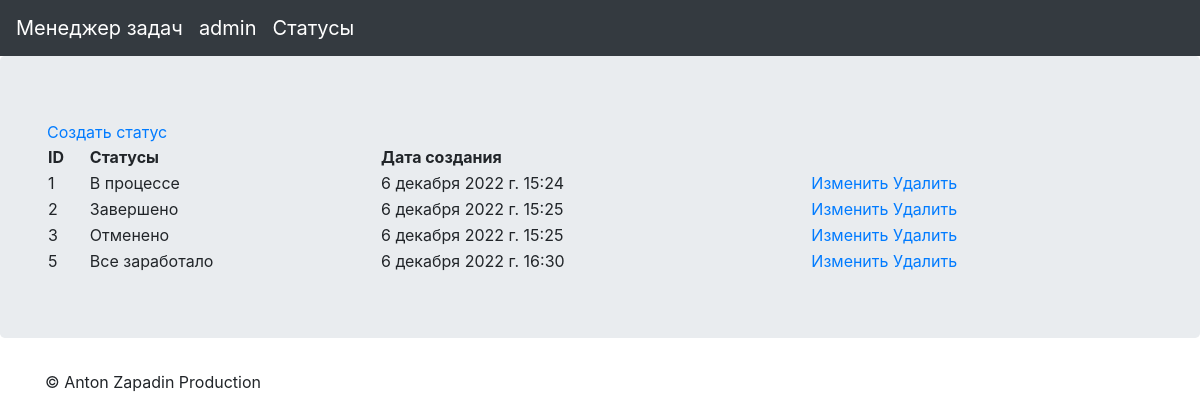
The app's page /statuses (signed in) with its own data.
### statuses/models.py (models this page shows, shortened)
class Statuses(models.Model):
    name = models.CharField(max_length=200)
    pub_date = models.DateTimeField(auto_now_add=True)

### statuses/views.py (the view)
# urls.py: path('', views.StatusesView.as_view(), name='statuses'),
class StatusesView(LoginRequiredMixin, View):
    login_url = 'login'
    def get(self, request, *args, **kwargs):
        statuses_list = Statuses.objects.all()
        context = {'statuses_list': statuses_list}
        return render(request, 'statuses/statuses_list.html', context=context)

### templates/statuses/statuses_list.html (shortened to what this page needs)
{% extends 'task_manager/base.html' %}
{% load i18n %}
{% block content %}
<div class="jumbotron">
  <div class="container">
    <table style = "width: 100%;">
      <a href=" {% url 'statuses:statuses_create' %}">Создать статус</a>
      <tr>
        <th>ID</th>
        <th>{% trans "Статусы" %}</th>
        <th>{% trans "Дата создания" %}</th>
      </tr>
      {% for statuses in statuses_list %}
      <tr>
        <td>{{ statuses.id }}</td>
        <td>{{ statuses.name }}</td>
        <td>{{ statuses.pub_date }}</td>
        <td>
          <a href=" {% url 'statuses:statuses_update' statuses.id %}">Изменить</a>
          <a href=" {% url 'statuses:statuses_delete' statuses.id %}">Удалить</a>
        </td>
      </tr>
      {% endfor %}
    </table>
  </div>
</div>
{% endblock %}

### templates/task_manager/base.html (shortened to what this page needs)
<!DOCTYPE html>
<html lang="en">
<head>
  {% load i18n %}
  <link href="/static/css/bootstrap.min.css" rel="stylesheet">
  <link href="/static/css/jumbotron.css" rel="stylesheet">
</head>
<body>
<nav class="navbar navbar-expand-md navbar-dark fixed-top bg-dark">
  <a class="navbar-brand" href="/">{% trans "Менеджер задач" %}</a>
  {% if request.user.is_authenticated %}
  <div class="navbar-brand">{{ request.user.username }}</div>
  <a class="navbar-brand" href="/statuses">Статусы</a>
  {% endif %}
</nav>
<main role="main">
{% block content %}{% endblock %}
</main>
<footer class="container">
  <p>&copy; Anton Zapadin Production</p>
</footer>
</body>
</html>

### static/css/jumbotron.css (style rules this page uses)
body { padding-top: 3.5rem; }

### records on screen
Statuses: id "1", name "В процессе", pub_date "6 декабря 2022 г. 15:24"
Statuses: id "2", name "Завершено", pub_date "6 декабря 2022 г. 15:25"
Statuses: id "3", name "Отменено", pub_date "6 декабря 2022 г. 15:25"
Statuses: id "5", name "Все заработало", pub_date "6 декабря 2022 г. 16:30"

### other values on screen
{{ request.user.username }} "admin"
